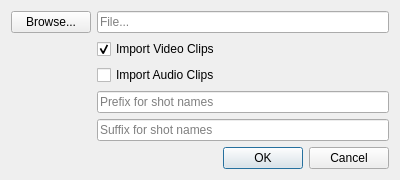
<?xml version="1.0" encoding="UTF-8"?>
<ui version="4.0">
 <class>ImporterDialog</class>
 <widget class="QDialog" name="ImporterDialog">
  <property name="geometry">
   <rect>
    <x>0</x>
    <y>0</y>
    <width>400</width>
    <height>168</height>
   </rect>
  </property>
  <property name="windowTitle">
   <string>Dialog</string>
  </property>
  <layout class="QFormLayout" name="formLayout">
   <item row="0" column="0">
    <widget class="QPushButton" name="browseButton">
     <property name="text">
      <string>Browse...</string>
     </property>
    </widget>
   </item>
   <item row="0" column="1">
    <widget class="QLineEdit" name="pathEdit">
     <property name="text">
      <string/>
     </property>
     <property name="placeholderText">
      <string>File...</string>
     </property>
    </widget>
   </item>
   <item row="1" column="1">
    <widget class="QCheckBox" name="videoButton">
     <property name="text">
      <string>Import Video Clips</string>
     </property>
     <property name="checked">
      <bool>true</bool>
     </property>
    </widget>
   </item>
   <item row="2" column="1">
    <widget class="QCheckBox" name="audioButton">
     <property name="text">
      <string>Import Audio Clips</string>
     </property>
    </widget>
   </item>
   <item row="3" column="1">
    <widget class="QLineEdit" name="prefixEdit">
     <property name="text">
      <string/>
     </property>
     <property name="placeholderText">
      <string>Prefix for shot names</string>
     </property>
    </widget>
   </item>
   <item row="4" column="1">
    <widget class="QLineEdit" name="suffixEdit">
     <property name="text">
      <string/>
     </property>
     <property name="placeholderText">
      <string>Suffix for shot names</string>
     </property>
    </widget>
   </item>
   <item row="5" column="0" colspan="2">
    <widget class="QDialogButtonBox" name="buttonBox">
     <property name="orientation">
      <enum>Qt::Horizontal</enum>
     </property>
     <property name="standardButtons">
      <set>QDialogButtonBox::Cancel|QDialogButtonBox::Ok</set>
     </property>
    </widget>
   </item>
  </layout>
 </widget>
 <resources/>
 <connections>
  <connection>
   <sender>buttonBox</sender>
   <signal>accepted()</signal>
   <receiver>ImporterDialog</receiver>
   <slot>accept()</slot>
   <hints>
    <hint type="sourcelabel">
     <x>248</x>
     <y>254</y>
    </hint>
    <hint type="destinationlabel">
     <x>157</x>
     <y>274</y>
    </hint>
   </hints>
  </connection>
  <connection>
   <sender>buttonBox</sender>
   <signal>rejected()</signal>
   <receiver>ImporterDialog</receiver>
   <slot>reject()</slot>
   <hints>
    <hint type="sourcelabel">
     <x>316</x>
     <y>260</y>
    </hint>
    <hint type="destinationlabel">
     <x>286</x>
     <y>274</y>
    </hint>
   </hints>
  </connection>
 </connections>
</ui>
